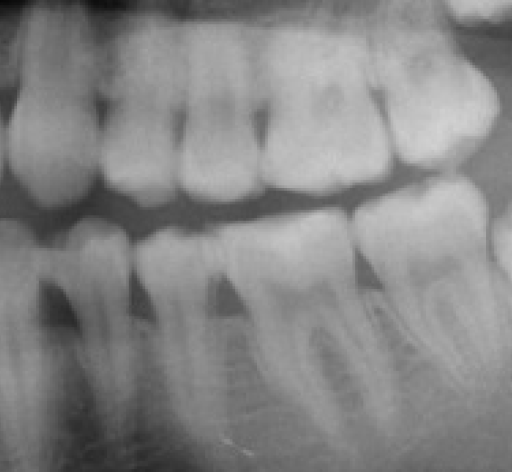
#> input picture teeth_sample.png, 512 x 472 px
$ python Assignment_4.py
#> lines starting #> are read from the running program, lines starting #| are printed output that depends on the picture; after the words box and inside, x2 and y2 are one past the last pixel; in counts of white or black regions, pixels touching at a corner belong together
import cv2
import numpy as np
import matplotlib.pyplot as plt

def process_dental_xray(image_path):
#> called with image_path = 'teeth_sample.png'
    img = cv2.imread(image_path, cv2.IMREAD_GRAYSCALE)
#> img is the input picture: shape (472, 512); min 6, max 211, mean 133.6
    if img is None:
        print("Error: Image not found.")
        return

    # Apply reduce noise
    smoothed = cv2.GaussianBlur(img, (15, 15), 0)

    # Horizontal Gap Detection
    # Calculate sum intensities along rows
    y_projection = np.sum(smoothed, axis=1)
#> y_projection = 472 values, max 84344 at index 149, min 45805 at index 471, mean 68415.5

    # Divide image into vertical strips
    height, width = img.shape
#> height = 472; width = 512
    num_strips = 10
    strip_width = width // num_strips
#> strip_width = 51
    gap_points_x = []
    gap_points_y = []

    for i in range(num_strips):
        x_start = i * strip_width
        x_end = (i + 1) * strip_width
        strip = smoothed[:, x_start:x_end]
        strip_y_proj = np.sum(strip, axis=1)

        # Restrict search to middle 40% of image height to avoid jaw edges
        search_min, search_max = int(height*0.3), int(height*0.7)
        gap_y = np.argmin(strip_y_proj[search_min:search_max]) + search_min

        gap_points_x.append(x_start + strip_width // 2)
        gap_points_y.append(gap_y)
#> this loop made 10 passes
#> gap_y on passes 1 to 10: 214, 212, 214, 213, 212, 202, 201, 187, 173, 167
#> pass 1, in process_dental_xray, `strip = smoothed[:, x_start:x_end]`:
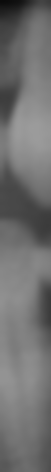
#> strip: shape (472, 51); min 11, max 156, mean 112.1
#> pass 2, in process_dental_xray, `strip = smoothed[:, x_start:x_end]`:
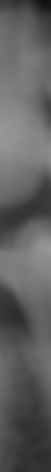
#> strip: shape (472, 51); min 16, max 151, mean 95.4
#> pass 3, in process_dental_xray, `strip = smoothed[:, x_start:x_end]`:
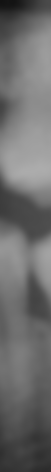
#> strip: shape (472, 51); min 18, max 172, mean 108.6
#> after the loop, gap_points_x = [25, 76, 127, 178, 229, 280, 331, 382, 433, 484]; gap_points_y = [214, 212, 214, 213, 212, 202, 201, 187, 173, 167]

    # Fit upper-lower gap separation
    poly_h = np.polyfit(gap_points_x, gap_points_y, 2)
#> poly_h = [-0.000354, 0.0759, 210.7]
    h_curve = np.poly1d(poly_h)

    # Vertical Gap Detection (Between Teeth)
    # Separate the image into upper and lower halves based on the curve
    def get_vertical_gaps(is_upper):
#> called with is_upper = True
        x_range = np.arange(0, width, 1)
#> x_range = 512 values from 0 to 511
        x_projection = np.zeros(width)
#> x_projection = 512 values from 0 to 0

        for x in x_range:
            mid_y = int(h_curve(x))
            # Sum pixels above or below the horizontal curve
            if is_upper:
                column_segment = smoothed[0:mid_y, x]
            else:
                column_segment = smoothed[mid_y:height, x]

            x_projection[x] = np.sum(column_segment)
#> this loop made 512 passes
#> mid_y on passes 1 to 3: 210, 210, 210
#> after the loop, x_projection = 512 values, max 34510 at index 310, min 16712 at index 4, mean 28074.8

        x_proj_smoothed = np.convolve(x_projection, np.ones(20)/20, mode='same')
#> x_proj_smoothed = 512 values, max 34428.8 at index 311, min 8503.1 at index 0, mean 27907.4
        gap_indices = []

        for i in range(20, width - 20):
            if x_proj_smoothed[i] == min(x_proj_smoothed[i-20:i+20]):
                if len(gap_indices) == 0 or abs(i - gap_indices[-1]) > width/10:
                    gap_indices.append(i)
#> after the loop, gap_indices = [99, 178, 260, 390]
        return gap_indices

    upper_gaps = get_vertical_gaps(is_upper=True)
#> upper_gaps = [99, 178, 260, 390]
    lower_gaps = get_vertical_gaps(is_upper=False)
#> the loop in get_vertical_gaps (call 2), `for x in x_range:` made 512 passes
#> lower_gaps = [69, 138, 225, 353]
    output_img = cv2.cvtColor(img, cv2.COLOR_GRAY2BGR)
    plot_x = np.linspace(0, width-1, width).astype(int)
#> plot_x = 512 values from 0 to 511
    plot_y = h_curve(plot_x).astype(int)
#> plot_y = 512 values, max 214 at index 61, min 157 at index 508, mean 198.7

    for i in range(len(plot_x)-1):
        cv2.line(output_img, (plot_x[i], plot_y[i]), (plot_x[i+1], plot_y[i+1]), (0, 255, 0), 2)
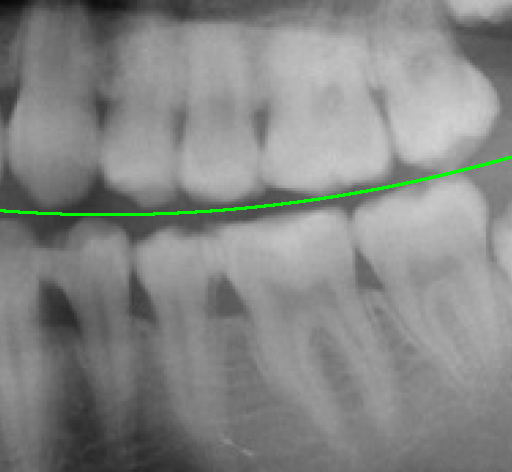
#> output_img: shape (472, 512, 3); 0.69% of pixels changed, all inside (x1, y1, x2, y2) = (0, 156, 512, 216)

    for x_gap in upper_gaps:
        mid_y = int(h_curve(x_gap))
        cv2.line(output_img, (x_gap, 0), (x_gap, mid_y), (255, 0, 0), 2)
#> this loop made 4 passes
#> (x_gap, mid_y) on passes 1 to 4: (99, 214), (178, 212), (260, 206), (390, 186)
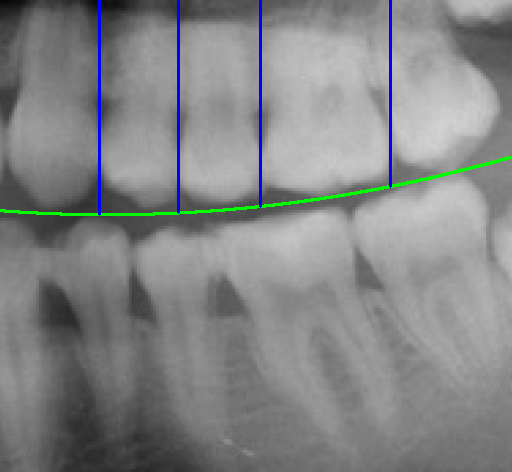
#> output_img: shape (472, 512, 3); 1.02% of pixels changed, all inside (x1, y1, x2, y2) = (98, 0, 392, 216)

    for x_gap in lower_gaps:
        mid_y = int(h_curve(x_gap))
        cv2.line(output_img, (x_gap, mid_y), (x_gap, height), (0, 0, 255), 2)
#> this loop made 4 passes
#> (x_gap, mid_y) on passes 1 to 4: (69, 214), (138, 214), (225, 209), (353, 193)
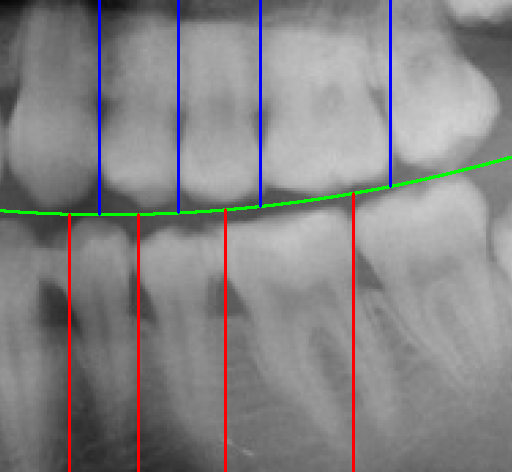
#> output_img: shape (472, 512, 3); 1.32% of pixels changed, all inside (x1, y1, x2, y2) = (68, 192, 355, 472)

    cv2.imwrite('segmented_teeth.png', output_img)
    plt.imshow(cv2.cvtColor(output_img, cv2.COLOR_BGR2RGB))
    plt.axis('off')
    plt.show()

process_dental_xray('teeth_sample.png')
